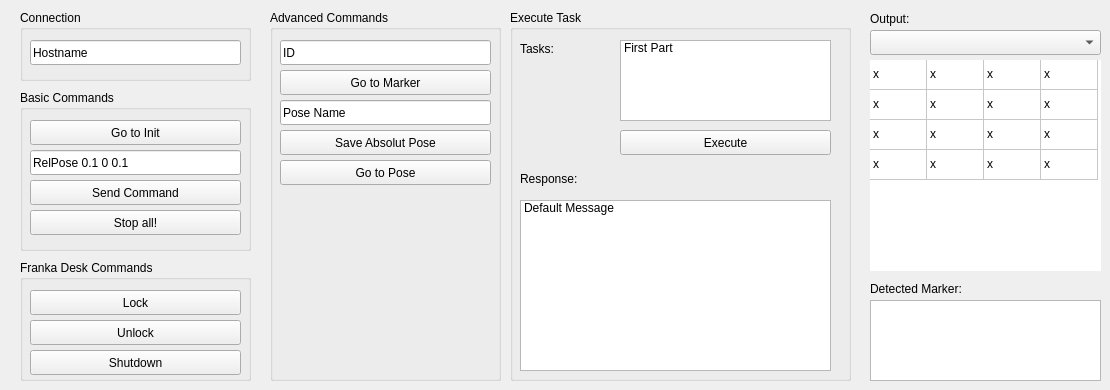
    <widget class="QWidget" name="tab">
     <attribute name="title">
      <string>Basic</string>
     </attribute>
     <widget class="QLabel" name="label_15">
      <property name="geometry">
       <rect>
        <x>870</x>
        <y>280</y>
        <width>131</width>
        <height>17</height>
       </rect>
      </property>
      <property name="text">
       <string>Detected Marker:</string>
      </property>
     </widget>
     <widget class="QListWidget" name="listWidget">
      <property name="geometry">
       <rect>
        <x>870</x>
        <y>300</y>
        <width>231</width>
        <height>81</height>
       </rect>
      </property>
     </widget>
     <widget class="QTableWidget" name="tableWidget">
      <property name="enabled">
       <bool>true</bool>
      </property>
      <property name="geometry">
       <rect>
        <x>870</x>
        <y>60</y>
        <width>231</width>
        <height>211</height>
       </rect>
      </property>
      <property name="sizePolicy">
       <sizepolicy hsizetype="Minimum" vsizetype="Minimum">
        <horstretch>0</horstretch>
        <verstretch>0</verstretch>
       </sizepolicy>
      </property>
      <property name="layoutDirection">
       <enum>Qt::LeftToRight</enum>
      </property>
      <property name="autoFillBackground">
       <bool>true</bool>
      </property>
      <property name="frameShape">
       <enum>QFrame::NoFrame</enum>
      </property>
      <property name="frameShadow">
       <enum>QFrame::Plain</enum>
      </property>
      <property name="verticalScrollBarPolicy">
       <enum>Qt::ScrollBarAlwaysOff</enum>
      </property>
      <property name="horizontalScrollBarPolicy">
       <enum>Qt::ScrollBarAlwaysOff</enum>
      </property>
      <property name="sizeAdjustPolicy">
       <enum>QAbstractScrollArea::AdjustIgnored</enum>
      </property>
      <property name="autoScroll">
       <bool>true</bool>
      </property>
      <property name="tabKeyNavigation">
       <bool>true</bool>
      </property>
      <property name="selectionMode">
       <enum>QAbstractItemView::NoSelection</enum>
      </property>
      <property name="textElideMode">
       <enum>Qt::ElideRight</enum>
      </property>
      <property name="showGrid">
       <bool>true</bool>
      </property>
      <property name="gridStyle">
       <enum>Qt::SolidLine</enum>
      </property>
      <property name="sortingEnabled">
       <bool>false</bool>
      </property>
      <property name="wordWrap">
       <bool>false</bool>
      </property>
      <property name="cornerButtonEnabled">
       <bool>false</bool>
      </property>
      <attribute name="horizontalHeaderVisible">
       <bool>false</bool>
      </attribute>
      <attribute name="horizontalHeaderDefaultSectionSize">
       <number>57</number>
      </attribute>
      <attribute name="verticalHeaderVisible">
       <bool>false</bool>
      </attribute>
      <row>
       <property name="text">
        <string>1</string>
       </property>
      </row>
      <row>
       <property name="text">
        <string>2</string>
       </property>
      </row>
      <row>
       <property name="text">
        <string>3</string>
       </property>
      </row>
      <row>
       <property name="text">
        <string>4</string>
       </property>
      </row>
      <column>
       <property name="text">
        <string>1</string>
       </property>
      </column>
      <column>
       <property name="text">
        <string>2</string>
       </property>
      </column>
      <column>
       <property name="text">
        <string>3</string>
       </property>
      </column>
      <column>
       <property name="text">
        <string>4</string>
       </property>
      </column>
      <item row="0" column="0">
       <property name="text">
        <string>x</string>
       </property>
      </item>
      <item row="0" column="1">
       <property name="text">
        <string>x</string>
       </property>
      </item>
      <item row="0" column="2">
       <property name="text">
        <string>x</string>
       </property>
      </item>
      <item row="0" column="3">
       <property name="text">
        <string>x</string>
       </property>
      </item>
      <item row="1" column="0">
       <property name="text">
        <string>x</string>
       </property>
      </item>
      <item row="1" column="1">
       <property name="text">
        <string>x</string>
       </property>
      </item>
      <item row="1" column="2">
       <property name="text">
        <string>x</string>
       </property>
      </item>
      <item row="1" column="3">
       <property name="text">
        <string>x</string>
       </property>
      </item>
      <item row="2" column="0">
       <property name="text">
        <string>x</string>
       </property>
      </item>
      <item row="2" column="1">
       <property name="text">
        <string>x</string>
       </property>
      </item>
      <item row="2" column="2">
       <property name="text">
        <string>x</string>
       </property>
      </item>
      <item row="2" column="3">
       <property name="text">
        <string>x</string>
       </property>
      </item>
      <item row="3" column="0">
       <property name="text">
        <string>x</string>
       </property>
      </item>
      <item row="3" column="1">
       <property name="text">
        <string>x</string>
       </property>
      </item>
      <item row="3" column="2">
       <property name="text">
        <string>x</string>
       </property>
      </item>
      <item row="3" column="3">
       <property name="text">
        <string>x</string>
       </property>
      </item>
     </widget>
     <widget class="QComboBox" name="comboBox_3">
      <property name="geometry">
       <rect>
        <x>870</x>
        <y>30</y>
        <width>231</width>
        <height>25</height>
       </rect>
      </property>
     </widget>
     <widget class="QGroupBox" name="groupBox">
      <property name="geometry">
       <rect>
        <x>20</x>
        <y>10</y>
        <width>231</width>
        <height>71</height>
       </rect>
      </property>
      <property name="title">
       <string>Connection</string>
      </property>
      <widget class="QLineEdit" name="lineEdit_2">
       <property name="geometry">
        <rect>
         <x>10</x>
         <y>30</y>
         <width>211</width>
         <height>25</height>
        </rect>
       </property>
       <property name="text">
        <string>Hostname</string>
       </property>
      </widget>
     </widget>
     <widget class="QGroupBox" name="groupBox_2">
      <property name="geometry">
       <rect>
        <x>20</x>
        <y>90</y>
        <width>231</width>
        <height>161</height>
       </rect>
      </property>
      <property name="title">
       <string>Basic Commands</string>
      </property>
      <widget class="QPushButton" name="pushButton_3">
       <property name="geometry">
        <rect>
         <x>10</x>
         <y>90</y>
         <width>211</width>
         <height>25</height>
        </rect>
       </property>
       <property name="text">
        <string>Send Command</string>
       </property>
      </widget>
      <widget class="QLineEdit" name="lineEdit">
       <property name="geometry">
        <rect>
         <x>10</x>
         <y>60</y>
         <width>211</width>
         <height>25</height>
        </rect>
       </property>
       <property name="text">
        <string>RelPose 0.1 0 0.1</string>
       </property>
      </widget>
      <widget class="QPushButton" name="pushButton_4">
       <property name="geometry">
        <rect>
         <x>10</x>
         <y>30</y>
         <width>211</width>
         <height>25</height>
        </rect>
       </property>
       <property name="text">
        <string>Go to Init</string>
       </property>
      </widget>
      <widget class="QPushButton" name="pushButton_5">
       <property name="geometry">
        <rect>
         <x>10</x>
         <y>120</y>
         <width>211</width>
         <height>25</height>
        </rect>
       </property>
       <property name="text">
        <string>Stop all!</string>
       </property>
      </widget>
     </widget>
     <widget class="QGroupBox" name="groupBox_3">
      <property name="geometry">
       <rect>
        <x>270</x>
        <y>10</y>
        <width>231</width>
        <height>371</height>
       </rect>
      </property>
      <property name="title">
       <string>Advanced Commands</string>
      </property>
      <widget class="QPushButton" name="pushButton_18">
       <property name="geometry">
        <rect>
         <x>10</x>
         <y>60</y>
         <width>211</width>
         <height>25</height>
        </rect>
       </property>
       <property name="text">
        <string>Go to Marker</string>
       </property>
      </widget>
      <widget class="QLineEdit" name="lineEdit_9">
       <property name="geometry">
        <rect>
         <x>10</x>
         <y>30</y>
         <width>211</width>
         <height>25</height>
        </rect>
       </property>
       <property name="text">
        <string>ID</string>
       </property>
      </widget>
      <widget class="QPushButton" name="pushButton_21">
       <property name="geometry">
        <rect>
         <x>10</x>
         <y>150</y>
         <width>211</width>
         <height>25</height>
        </rect>
       </property>
       <property name="text">
        <string>Go to Pose</string>
       </property>
      </widget>
      <widget class="QPushButton" name="pushButton_17">
       <property name="geometry">
        <rect>
         <x>10</x>
         <y>120</y>
         <width>211</width>
         <height>25</height>
        </rect>
       </property>
       <property name="text">
        <string>Save Absolut Pose</string>
       </property>
      </widget>
      <widget class="QLineEdit" name="lineEdit_6">
       <property name="geometry">
        <rect>
         <x>10</x>
         <y>90</y>
         <width>211</width>
         <height>25</height>
        </rect>
       </property>
       <property name="text">
        <string>Pose Name</string>
       </property>
      </widget>
     </widget>
     <widget class="QGroupBox" name="groupBox_4">
      <property name="geometry">
       <rect>
        <x>20</x>
        <y>260</y>
        <width>231</width>
        <height>121</height>
       </rect>
      </property>
      <property name="title">
       <string>Franka Desk Commands</string>
      </property>
      <widget class="QPushButton" name="pushButton_6">
       <property name="geometry">
        <rect>
         <x>10</x>
         <y>30</y>
         <width>211</width>
         <height>25</height>
        </rect>
       </property>
       <property name="text">
        <string>Lock</string>
       </property>
      </widget>
      <widget class="QPushButton" name="pushButton_7">
       <property name="geometry">
        <rect>
         <x>10</x>
         <y>60</y>
         <width>211</width>
         <height>25</height>
        </rect>
       </property>
       <property name="text">
        <string>Unlock</string>
       </property>
      </widget>
      <widget class="QPushButton" name="pushButton_8">
       <property name="geometry">
        <rect>
         <x>10</x>
         <y>90</y>
         <width>211</width>
         <height>25</height>
        </rect>
       </property>
       <property name="text">
        <string>Shutdown</string>
       </property>
      </widget>
     </widget>
     <widget class="QLabel" name="label_16">
      <property name="geometry">
       <rect>
        <x>870</x>
        <y>10</y>
        <width>131</width>
        <height>17</height>
       </rect>
      </property>
      <property name="text">
       <string>Output:</string>
      </property>
     </widget>
     <widget class="QGroupBox" name="groupBox_5">
      <property name="geometry">
       <rect>
        <x>510</x>
        <y>10</y>
        <width>341</width>
        <height>371</height>
       </rect>
      </property>
      <property name="title">
       <string>Execute Task</string>
      </property>
      <widget class="QLabel" name="label_121">
       <property name="geometry">
        <rect>
         <x>10</x>
         <y>30</y>
         <width>71</width>
         <height>17</height>
        </rect>
       </property>
       <property name="text">
        <string>Tasks:</string>
       </property>
      </widget>
      <widget class="QListWidget" name="listWidget_29">
       <property name="geometry">
        <rect>
         <x>110</x>
         <y>30</y>
         <width>211</width>
         <height>81</height>
        </rect>
       </property>
       <item>
        <property name="text">
         <string>First Part</string>
        </property>
       </item>
      </widget>
      <widget class="QPushButton" name="pushButton_47">
       <property name="geometry">
        <rect>
         <x>110</x>
         <y>120</y>
         <width>211</width>
         <height>25</height>
        </rect>
       </property>
       <property name="text">
        <string>Execute</string>
       </property>
      </widget>
      <widget class="QListWidget" name="listWidget_30">
       <property name="geometry">
        <rect>
         <x>10</x>
         <y>190</y>
         <width>311</width>
         <height>171</height>
        </rect>
       </property>
       <item>
        <property name="text">
         <string>Default Message</string>
        </property>
       </item>
      </widget>
      <widget class="QLabel" name="label_122">
       <property name="geometry">
        <rect>
         <x>10</x>
         <y>160</y>
         <width>81</width>
         <height>17</height>
        </rect>
       </property>
       <property name="text">
        <string>Response:</string>
       </property>
      </widget>
     </widget>
    </widget>
